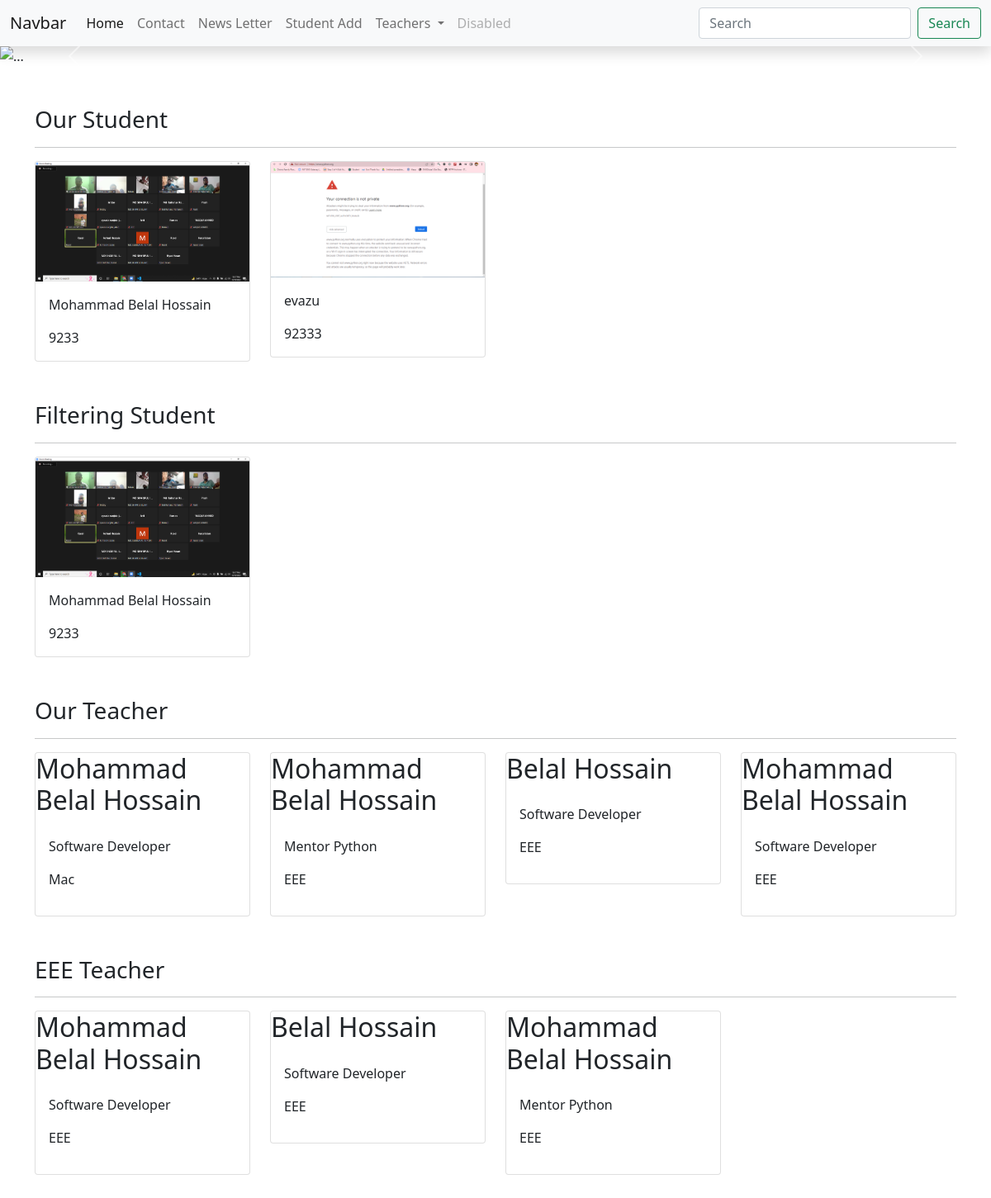
The page / on the database its author committed.
### uit_app/models.py (models this page shows, shortened)
class Student(models.Model):
    name = models.CharField(max_length=200)
    roll = models.PositiveIntegerField()
    image = models.ImageField(upload_to='StudentImage')
    department  = models.ForeignKey(Department, on_delete=models.CASCADE, blank=True, null=True)

class Teacher(models.Model):
    name  = models.CharField(max_length = 150)
    designation  = models.CharField(max_length = 150)
    department = models.ForeignKey(Department, on_delete=models.CASCADE)
    class Meta:
        ordering = ['?']

class Department(models.Model):
    name  = models.CharField(max_length = 150)

### uit_app/views.py (the view)
# urls.py: path('', home, name='home-page'),
def home(request):
    s_data = Student.objects.all().order_by('?')[:2]
    f_data = Student.objects.filter(roll=9233,name='Mohammad Belal Hossain').order_by('-id')
    t_data = Teacher.objects.all()
    tf_data = Teacher.objects.filter(department__name='EEE')
    context = {
        's_data':s_data,
        'f_data':f_data,
        't_data':t_data,
    }
    return render(request, 'index.html',context)

### uit_app/context_processors.py (called while the page is built)
def eee_teacher(request):
    tf_data = Teacher.objects.filter(department__name='EEE')
    context = {
        'tf_data':tf_data
    }
    return context

### uit_app/templates/index.html (shortened to what this page needs)
{% extends 'base.html' %}
{% load static %}
{% block body %}
<div id="carouselExampleControls" class="carousel slide" data-bs-ride="carousel">
        <div class="carousel-inner">
          <div class="carousel-item active">
            <img src="https://cdn.pixabay.com/photo/2015/10/29/14/38/web-1012467__340.jpg" class="d-block w-100" alt="...">
          </div>
        </div>
        <button class="carousel-control-prev" type="button" data-bs-target="#carouselExampleControls" data-bs-slide="prev">
          <span class="carousel-control-prev-icon" aria-hidden="true"></span>
        </button>
        <button class="carousel-control-next" type="button" data-bs-target="#carouselExampleControls" data-bs-slide="next">
          <span class="carousel-control-next-icon" aria-hidden="true"></span>
        </button>
      </div>
      <div class="container my-5">
        <h3 class="my-3">Our Student</h3><hr>
        <div class="row">
                {% for data in s_data %}
                <div class="col-6 col-md-4 col-lg-3">
                        <div class="card" >
                          <a href="{% url 'student-detail' data.pk %}"><img src="{{ data.image.url }}" class="card-img-top" alt="..."></a>
                                <div class="card-body">
                                  <p class="card-text">{{ data.name }}</p>
                                  <p class="card-text">{{ data.roll }}</p>
                                </div>
                        </div>
                </div>
                {% endfor %}
        </div>
      </div>
      <div class="container my-5">
        <h3 class="my-3">Filtering Student</h3><hr>
        <div class="row">
                {% for data in f_data %}
                <div class="col-6 col-md-4 col-lg-3">
                        <div class="card" >
                                <a href="{% url 'student-detail' data.pk %}"><img src="{{ data.image.url }}" class="card-img-top" alt="..."></a>
                                <div class="card-body">
                                  <p class="card-text">{{ data.name }}</p>
                                  <p class="card-text">{{ data.roll }}</p>
                                </div>
                        </div>
                </div>
                {% endfor %}
        </div>
      </div>
      <div class="container my-5">
        <h3 class="my-3">Our Teacher</h3><hr>
        <div class="row">
                {% for d in t_data %}
                <div class="col-6 col-md-4 col-lg-3">
                        <div class="card" >
                                <h2>{{ d.name }}</h2>
                                <div class="card-body">
                                  <p class="card-text">{{ d.designation }}</p>
                                  <p>{{ d.department.name }}</p>
                                </div>
                        </div>
                </div>
                {% endfor %}
        </div>
      </div>
      <div class="container my-5">
        <h3 class="my-3">EEE Teacher</h3><hr>
        <div class="row">
                {% for d in tf_data %}
                <div class="col-6 col-md-4 col-lg-3">
                        <div class="card" >
                                <h2>{{ d.name }}</h2>
                                <div class="card-body">
                                  <p class="card-text">{{ d.designation }}</p>
                                  <p>{{ d.department.name }}</p>
                                </div>
                        </div>
                </div>
                {% endfor %}
        </div>
      </div>
{% endblock body %}

### uit_app/templates/base.html (shortened to what this page needs)
<!DOCTYPE html>
<html lang="en">
<head>
    {% load static %}
        <link rel="stylesheet" href="{% static 'style.css' %}">
        <link href="https://cdn.jsdelivr.net/npm/bootstrap@5.0.2/dist/css/bootstrap.min.css" rel="stylesheet">
</head>
<body>
    <nav class="navbar navbar-expand-lg navbar-light bg-light shadow">
        <div class="container-fluid">
          <a class="navbar-brand" href="{% url 'home-page' %}">Navbar</a>
          <div class="collapse navbar-collapse" id="navbarSupportedContent">
            <ul class="navbar-nav me-auto mb-2 mb-lg-0">
              <li class="nav-item">
                <a class="nav-link active" aria-current="page" href="{% url 'home-page' %}">Home</a>
              </li>
              <li class="nav-item">
                <a class="nav-link" href="{% url 'contact' %}">Contact</a>
              </li>
              <li class="nav-item">
                <a class="nav-link" href="{% url 'newsletter' %}">News Letter</a>
              </li>
              <li class="nav-item">
                <a class="nav-link" href="{% url 'student-add' %}">Student Add</a>
              </li>
              <li class="nav-item dropdown">
                <a class="nav-link dropdown-toggle" href="#" id="navbarDropdown" role="button" data-bs-toggle="dropdown" aria-expanded="false">
                  Teachers
                </a>
              </li>
              <li class="nav-item">
                <a class="nav-link disabled" href="#" tabindex="-1" aria-disabled="true">Disabled</a>
              </li>
            </ul>
            <form class="d-flex">
              <input class="form-control me-2" type="search" placeholder="Search" aria-label="Search">
              <button class="btn btn-outline-success" type="submit">Search</button>
            </form>
          </div>
        </div>
      </nav>
    {% block body %}
    {% endblock body %}
</body>
</html>

### rows shown on the page
Student: image (picture), name "Mohammad Belal Hossain", roll "9233"
Student: image (picture), name "evazu", roll "92333"
Teacher: name "Mohammad Belal Hossain", designation "Software Developer", department.name "Mac"
Teacher: name "Mohammad Belal Hossain", designation "Mentor Python", department.name "EEE"
Teacher: name "Belal Hossain", designation "Software Developer", department.name "EEE"
Teacher: name "Mohammad Belal Hossain", designation "Software Developer", department.name "EEE"
